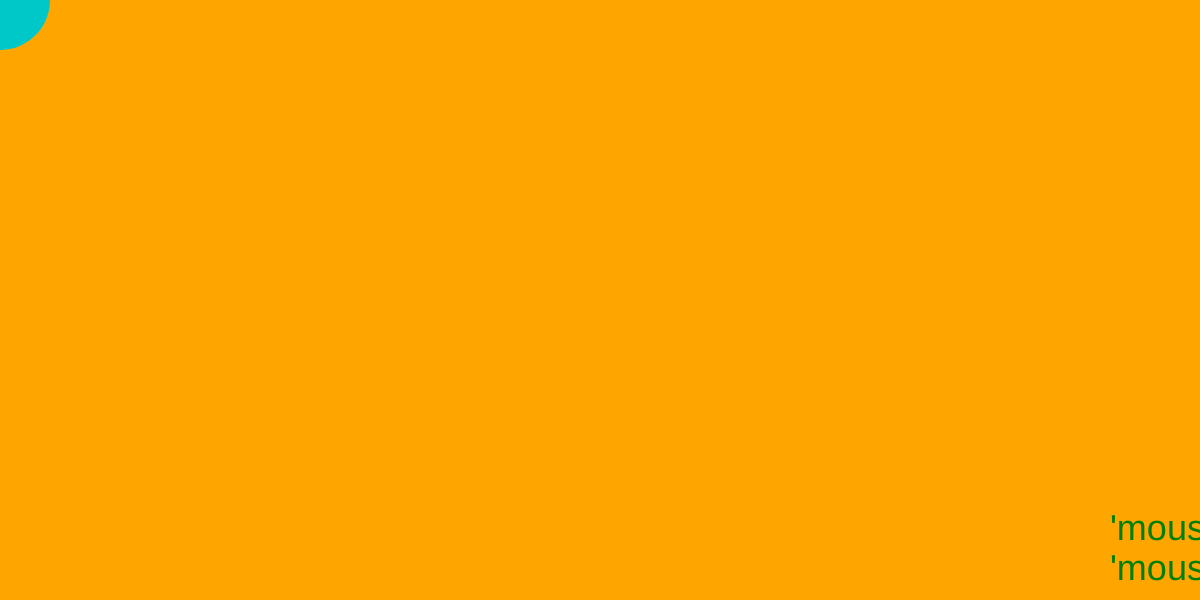
Frame 1 (no input)
Frame 60 (no input): identical to frame 1, image omitted
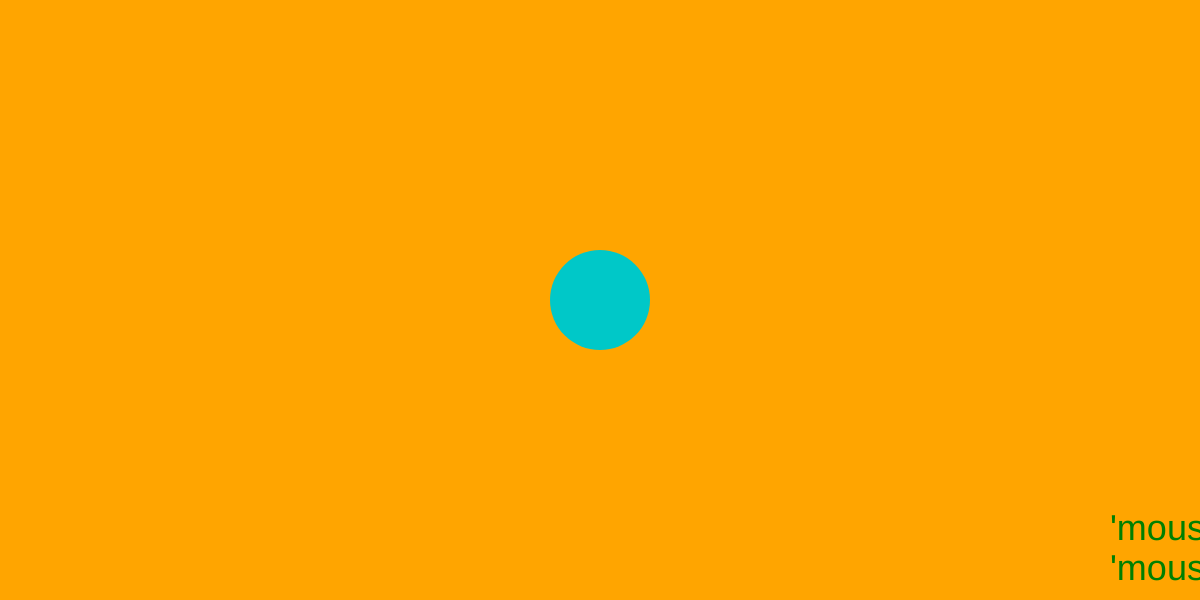
Frame 120 (the mouse pressed at the canvas centre since frame 60)

The p5.js sketch that drew these frames (run headless with seeded random() and noise() and a simulated clock; from frame 60 on, the mouse is pressed at the canvas centre):

// p5.js sketch
// ── sketch.js
function setup() {
  // create the canvas - try this animation thing
  // createCanvas( windowWidth, windowHeight );
  createCanvas( windowWidth, 600 );
}

// per the example in the lecture, this is giving me the exact pointer position
function draw() {
    background( "Orange" )
    textSize(36);
    noStroke();
    fill('green');
    text("'mouseX' : " + floor(mouseX), 1110, 540 );
    text("'mouseY' : " + floor(mouseY), 1110, 580 );

    // elipse to follow the mouse
    fill(0, 200, 200);
    ellipse(mouseX, mouseY, 100, 100);

    // ok, so I have a blue ball that moves with the mouse and an indicattor
    // in the lower right that tells the x and y position.
    // I am not good at this. 
}
